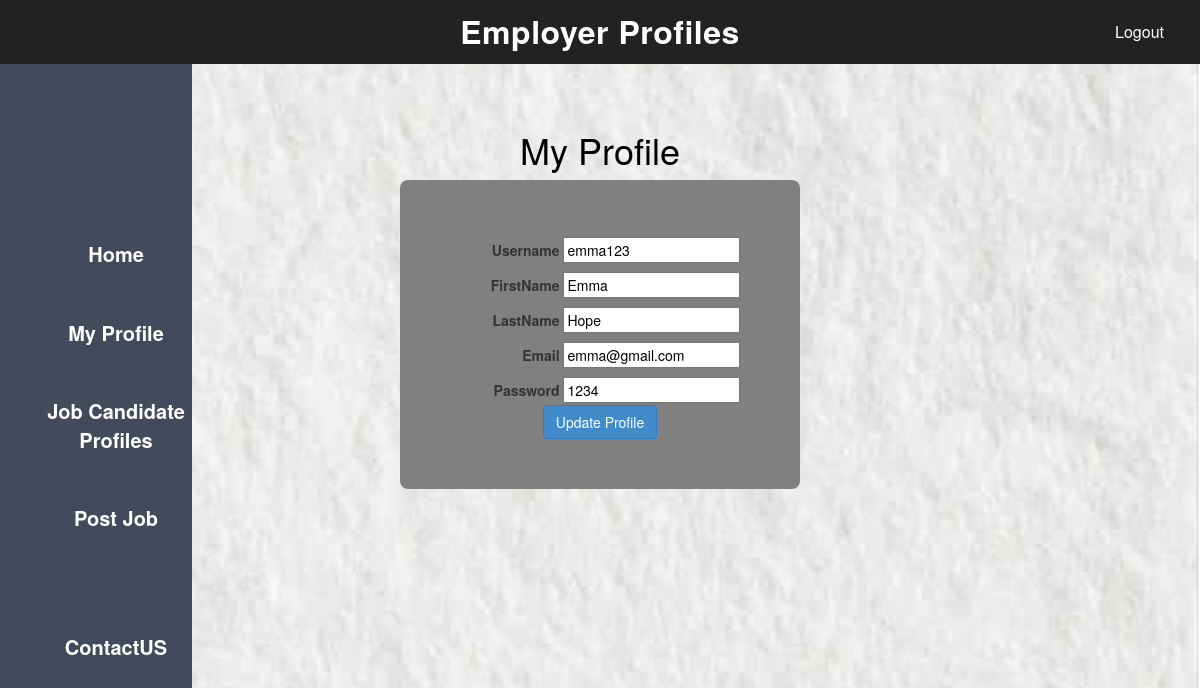
The page /employerprofile.php (signed in) on the database its author committed.
### tables this page shows
CREATE TABLE `user` (
  `id` int(10) NOT NULL,
  `username` varchar(100) DEFAULT NULL,
  `fname` varchar(100) DEFAULT NULL,
  `lname` varchar(100) DEFAULT NULL,
  `email` varchar(100) DEFAULT NULL,
  `password` varchar(50) DEFAULT NULL,
  `job_seeker_flag` tinyint(1) NOT NULL DEFAULT 0,
  `saved_jobs` varchar(100) DEFAULT NULL,
  `skill` varchar(100) DEFAULT NULL,
  `experience` varchar(100) DEFAULT NULL,
  `resume` varchar(255) DEFAULT NULL,
  `employer_flag` tinyint(1) NOT NULL DEFAULT 0
);

### employerprofile.php (the view, shortened to what this page needs)
<?php
$host="localhost";
$user="root";
$password="";
$db="job_platform";
$data=mysqli_connect($host,$user,$password,$db);
$name=$_SESSION['username'];
$sql="SELECT * FROM user WHERE username='$name'";
$result=mysqli_query($data,$sql);
$info=mysqli_fetch_assoc($result);
?>
<!DOCTYPE html>
<html lang="en">
<head>
	<link href="css/font-awesome.min.css" rel="stylesheet"/>
	<link href="css/bootstrap.min.css" rel="stylesheet"/>
	<link href="css/animate.min.css" rel="stylesheet"/>
    <link href="css/employer.css" rel="stylesheet"/>
</head>
<body>
        <section id="header">
           <div class="header-title">Employer Profiles</div>
		   <div class="logout">
		       <a href="logout.php">Logout</a>
		   </div>
        </section>
		<aside>
		    <ul>
			    <li>
				    <a href="employerhome.php">Home</a>
				</li>
				<li>
				    <a href="employerprofile.php">My Profile</a>
				</li>
				<li>
				    <a href="viewJSprofileE.php">Job Candidate Profiles</a>
				</li>
				<li>
				    <a href="postjob.php">Post Job</a>
				</li>
				<li>
				<li>
				    <a href="contactusE.php">ContactUS</a>
				</li>
			</ul>
		</aside>
		<div class="content2">
		  <h1 class="form-title">My Profile</h1>
		   <form action="#" method="POST">
		      <div class="div_deg">
			  <div>
			    <label>Username</label>
			    <input type="text" name="username"
				value="<?php echo "{$info['username']}"; ?>"
				>
			  </div>
			  <div>
			    <label>FirstName</label>
			    <input type="text" name="fname"
				value="<?php echo "{$info['fname']}"; ?>"
				>
			  </div>
			  <div>
			    <label>LastName</label>
			    <input type="text" name="lname"
				value="<?php echo "{$info['lname']}"; ?>"
				>
			  </div>
			  <div>
			    <label>Email</label>
				<input type="email" name="email"
				value="<?php echo "{$info['email']}"; ?>"
				>
			  </div>
			  <div>
			    <label>Password</label>
			    <input type="text" name="password"
				value="<?php echo "{$info['password']}"; ?>"
				>
			  </div>
			  <div>
			    <input type="submit" class="btn btn-primary" name="update_profile" value="Update Profile">
			  </div>
		   </form>
		</div>
</body>
</html>

### employer.css (style rules this page uses)
body { margin: 0; background-image: url('../img/bg3.jpg'); background-size: cover; background-position: center; height: 100vh; }
#header { position: fixed; top: 0; left: 0; right: 0; height: 64px; display: flex; align-items: center; justify-content: center; background: #222; z-index: 1000; }
#header .header-title { font-size: 32px; color: #fff; margin: 0; font-weight: 700; letter-spacing: .5px; }
.logout { position: absolute; top: 50%; right: 20px; transform: translateY(-50%); }
.logout a { color: #fff; text-decoration: none; font-size: 16px; padding: 8px 16px; border-radius: 4px; transition: background-color 0.3s ease; }
ul { background-color: #424a5b; width:16%; height:100%; position:fixed; padding-top:15%; text-align:center; }
ul li { list-style:none; padding-bottom:50px; font-size:20px; }
ul li a { color: white; font-weight:bold; text-decoration:none; }
.content2 { text-align: center; margin: 60px auto 0; width: fit-content; }
.form-title { text-align: center; color: black; padding-top:70px; }
.div_deg { background-color: grey; width: 400px; padding: 50px; margin: 0 auto; border-radius: 8px; }
label { display:inline-block; text-align:right; width:100px; padding-top:10px; padding-bottom:10px vertical-align:middle; }

### rows shown on the page
user: username "emma123", fname "Emma", lname "Hope", email "emma@gmail.com", password "1234"
